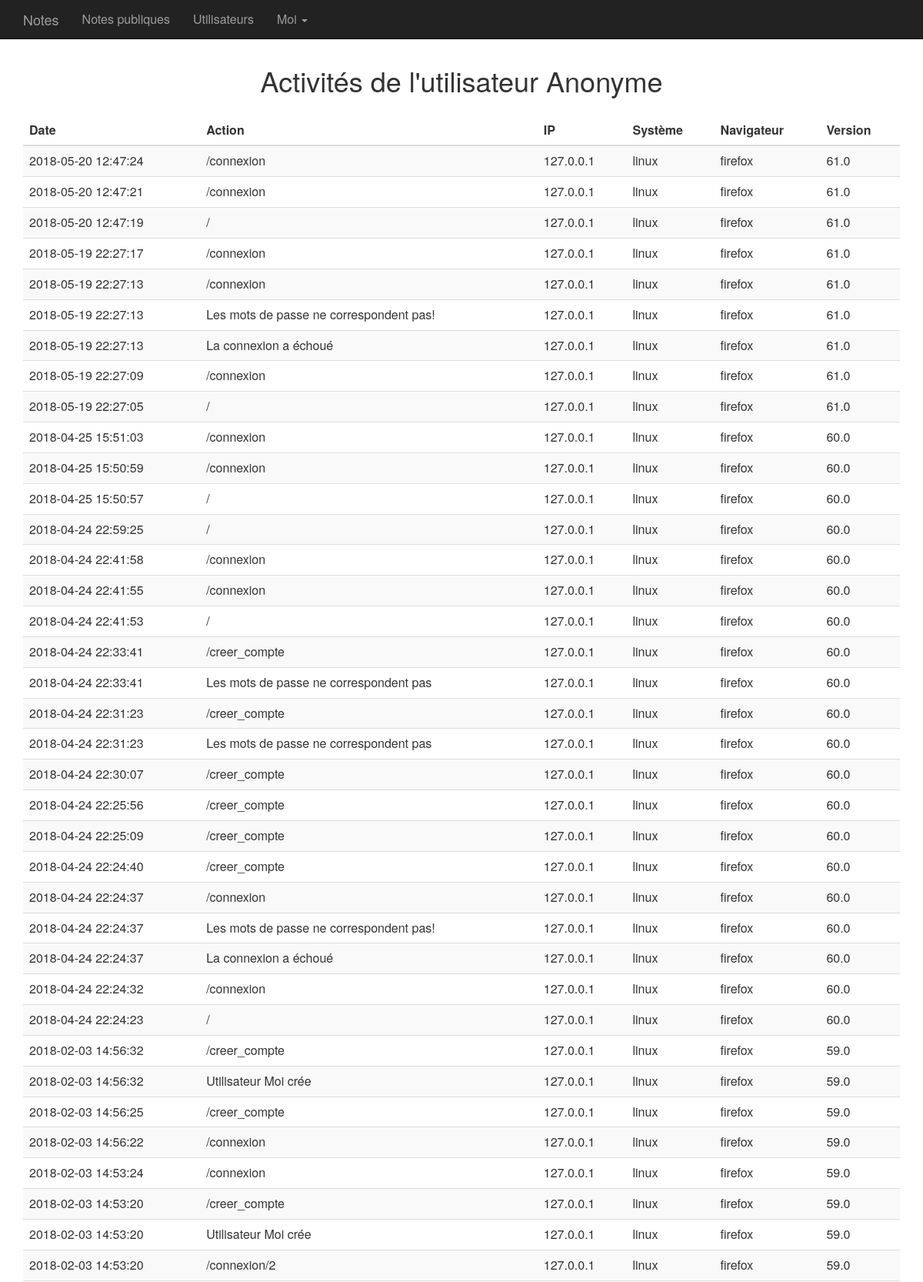
The app's page /utilisateurs/activite/Anonyme (signed in, upper part) with its own data.
### models.py (models this page shows, shortened)
class BaseModel(Model):
    class Meta:
        database = db

class Login(UserMixin):
    def is_password_good(self, password):
        if password:
            return self.passwd_hash == hash_password(password)
        return False

class User(BaseModel, Login):
    user_name = CharField(unique=True)
    email = CharField(null=True)
    passwd_hash = CharField(null=True)
    passwd_clear = CharField(null=True)
    creation_date = DateTimeField(default=get_datetime,formats=["%d/%m/%Y %H:%M:%S"])
    active = BooleanField(default=True)
    is_admin = BooleanField(default=False)

class Activity(BaseModel):
    user =  ForeignKeyField(User, related_name='activities')
    datetime = DateTimeField(default=get_datetime,formats=["%d/%m/%Y %H:%M:%S"])
    action = CharField()
    ip_addr = CharField(default="0.0.0.0")
    user_agent = CharField(default="")
    platform = CharField(default="")
    browser = CharField(default="")
    version = CharField(default="")

### apptst.py (the view)
@app.route("/utilisateurs/activite/<user_name>")
@login_required
@log_access
def activities(user_name):
    activites = list(Activity.select().join(User).where(User.user_name == user_name))
    activites.sort(key=lambda r: r.datetime, reverse=True)
    return render_template("activites.tpl", user_name=user_name, activites=activites)

### apptst.py (called while the page is built)
def get_real_ip(request):
    return request.access_route[-1]

def log_activity(action):
    if current_user.is_anonymous:
        user_id = 1 # utilisateur anonyme, crée lors de la création des tables
    else:
        user_id = current_user.id
    try:
        activity = Activity.create(user=user_id, action=action, ip_addr=get_real_ip(request), user_agent=request.headers["user_agent"], platform=request.user_agent.platform, browser=request.user_agent.browser, version=request.user_agent.version)
    except Exception as e:
        app.logger.debug("Problème lors de la création d'une Activity:")
        app.logger.debug(e)

def log_access(func):
    @wraps(func)
    def decorated_function(*args, **kwargs):
        log_activity(request.path)
        return func(*args, **kwargs)
    return decorated_function

@login_manager.user_loader
def load_user(user_id):
    try:
        return User.get(User.id == str(user_id))
    except User.DoesNotExist:
        return None

### models.py (called while the page is built)
def get_datetime(format="%d/%m/%Y %H:%M:%S"):
    return datetime.now().strftime(format)

### templates/activites.tpl (shortened to what this page needs)
{% extends "base.tpl" %}
{% block page_title %}
<h1>Activités de l'utilisateur {{ user_name }}</h1>
{% endblock %}
{% block main_content %}
<table class="table table-striped">
  <thead>
    <tr>
      <th>Date</th>
      <th>Action</th>
      <th>IP</th>
      <th>Système</th>
      <th>Navigateur</th>
      <th>Version</th>
    </tr>
  </thead>
  <tbody>
    {% for activite in activites %}
    <tr>
      <td>{{ activite.datetime}}</td>
      <td>{{ activite.action }}</td>
      <td>{{ activite.ip_addr}}</td>
      <td>{{ activite.platform}}</td>
      <td>{{ activite.browser}}</td>
      <td>{{ activite.version}}</td>
    </tr>
    {% endfor %}
  </tbody>
</table>
{% endblock %}

### templates/base.tpl (shortened to what this page needs)
<!DOCTYPE html>
<html lang="fr"><head>
    <link href="{{url_for('static', filename='css/bootstrap.css')}}" rel="stylesheet">
    <link href="{{url_for('static', filename='css/ie10-viewport-bug-workaround.css')}}" rel="stylesheet">
    <link href="{{url_for('static', filename='css/starter-template.css')}}" rel="stylesheet">
    <link href="{{url_for('static', filename='css/apptst.css')}}" rel="stylesheet">
  </head>
  <body>
    <nav class="navbar navbar-inverse navbar-fixed-top">
      <div class="container">
        <div class="navbar-header">
          <a class="navbar-brand" href="{{ url_for('index_page') }}">Notes</a>
        </div>
        <div id="navbar" class="collapse navbar-collapse">
          <ul class="nav navbar-nav">
            {% if not current_user.is_authenticated %}
            <li><a href='{{url_for("create_account_form")}}'>Créer un compte</a></li>
            <li><a href="{{ url_for('login_form') }}">Login</a></li>
            {% else %}
            <li><a href="{{ url_for('get_notes') }}">Notes publiques</a></li>
            {% if current_user.is_admin %}
            <li><a href="{{ url_for('user_list') }}">Utilisateurs</a></li>
            {% endif %}
            <li class="dropdown">
              <a href="#" class="dropdown-toggle" data-toggle="dropdown" role="button" aria-haspopup="true" aria-expanded="false">{{ current_user.user_name }} <span class="caret"></span></a>
            </li>
            {% endif %}
          </ul>
        </div>
      </div>
    </nav>
    <div class="container">
      <div class="starter-template">
      {% block page_title%}{% endblock %}
      </div>
      <div class="main-content">
      {% block main_content%}
      {% endblock %}
      </div>
    </div>
</body>
</html>

### static/css/starter-template.css (style rules this page uses)
body { padding-top: 50px; font-size: 16px; font-weight: 300; }
.starter-template { padding: 15px; text-align: center; }

### records on screen
User: user_name "Moi"
Activity: datetime "2018-05-20 12:47:24", action "/connexion", ip_addr "127.0.0.1", platform "linux", browser "firefox", version "61.0"
Activity: datetime "2018-05-20 12:47:21", action "/connexion", ip_addr "127.0.0.1", platform "linux", browser "firefox", version "61.0"
Activity: datetime "2018-05-20 12:47:19", action "/", ip_addr "127.0.0.1", platform "linux", browser "firefox", version "61.0"
Activity: datetime "2018-05-19 22:27:17", action "/connexion", ip_addr "127.0.0.1", platform "linux", browser "firefox", version "61.0"
Activity: datetime "2018-05-19 22:27:13", action "/connexion", ip_addr "127.0.0.1", platform "linux", browser "firefox", version "61.0"
Activity: datetime "2018-05-19 22:27:13", action "Les mots de passe ne correspondent pas!", ip_addr "127.0.0.1", platform "linux", browser "firefox", version "61.0"
Activity: datetime "2018-05-19 22:27:13", action "La connexion a échoué", ip_addr "127.0.0.1", platform "linux", browser "firefox", version "61.0"
Activity: datetime "2018-05-19 22:27:09", action "/connexion", ip_addr "127.0.0.1", platform "linux", browser "firefox", version "61.0"
Activity: datetime "2018-05-19 22:27:05", action "/", ip_addr "127.0.0.1", platform "linux", browser "firefox", version "61.0"
Activity: datetime "2018-04-25 15:51:03", action "/connexion", ip_addr "127.0.0.1", platform "linux", browser "firefox", version "60.0"
Activity: datetime "2018-04-25 15:50:59", action "/connexion", ip_addr "127.0.0.1", platform "linux", browser "firefox", version "60.0"
Activity: datetime "2018-04-25 15:50:57", action "/", ip_addr "127.0.0.1", platform "linux", browser "firefox", version "60.0"
Activity: datetime "2018-04-24 22:59:25", action "/", ip_addr "127.0.0.1", platform "linux", browser "firefox", version "60.0"
Activity: datetime "2018-04-24 22:41:58", action "/connexion", ip_addr "127.0.0.1", platform "linux", browser "firefox", version "60.0"
Activity: datetime "2018-04-24 22:41:55", action "/connexion", ip_addr "127.0.0.1", platform "linux", browser "firefox", version "60.0"
Activity: datetime "2018-04-24 22:41:53", action "/", ip_addr "127.0.0.1", platform "linux", browser "firefox", version "60.0"
Activity: datetime "2018-04-24 22:33:41", action "/creer_compte", ip_addr "127.0.0.1", platform "linux", browser "firefox", version "60.0"
Activity: datetime "2018-04-24 22:33:41", action "Les mots de passe ne correspondent pas", ip_addr "127.0.0.1", platform "linux", browser "firefox", version "60.0"
Activity: datetime "2018-04-24 22:31:23", action "/creer_compte", ip_addr "127.0.0.1", platform "linux", browser "firefox", version "60.0"
Activity: datetime "2018-04-24 22:31:23", action "Les mots de passe ne correspondent pas", ip_addr "127.0.0.1", platform "linux", browser "firefox", version "60.0"
Activity: datetime "2018-04-24 22:30:07", action "/creer_compte", ip_addr "127.0.0.1", platform "linux", browser "firefox", version "60.0"
Activity: datetime "2018-04-24 22:25:56", action "/creer_compte", ip_addr "127.0.0.1", platform "linux", browser "firefox", version "60.0"
Activity: datetime "2018-04-24 22:25:09", action "/creer_compte", ip_addr "127.0.0.1", platform "linux", browser "firefox", version "60.0"
Activity: datetime "2018-04-24 22:24:40", action "/creer_compte", ip_addr "127.0.0.1", platform "linux", browser "firefox", version "60.0"
Activity: datetime "2018-04-24 22:24:37", action "/connexion", ip_addr "127.0.0.1", platform "linux", browser "firefox", version "60.0"
Activity: datetime "2018-04-24 22:24:37", action "Les mots de passe ne correspondent pas!", ip_addr "127.0.0.1", platform "linux", browser "firefox", version "60.0"
Activity: datetime "2018-04-24 22:24:37", action "La connexion a échoué", ip_addr "127.0.0.1", platform "linux", browser "firefox", version "60.0"
Activity: datetime "2018-04-24 22:24:32", action "/connexion", ip_addr "127.0.0.1", platform "linux", browser "firefox", version "60.0"
Activity: datetime "2018-04-24 22:24:23", action "/", ip_addr "127.0.0.1", platform "linux", browser "firefox", version "60.0"
Activity: datetime "2018-02-03 14:56:32", action "/creer_compte", ip_addr "127.0.0.1", platform "linux", browser "firefox", version "59.0"
Activity: datetime "2018-02-03 14:56:32", action "Utilisateur Moi crée", ip_addr "127.0.0.1", platform "linux", browser "firefox", version "59.0"
Activity: datetime "2018-02-03 14:56:25", action "/creer_compte", ip_addr "127.0.0.1", platform "linux", browser "firefox", version "59.0"
Activity: datetime "2018-02-03 14:56:22", action "/connexion", ip_addr "127.0.0.1", platform "linux", browser "firefox", version "59.0"
Activity: datetime "2018-02-03 14:53:24", action "/connexion", ip_addr "127.0.0.1", platform "linux", browser "firefox", version "59.0"
Activity: datetime "2018-02-03 14:53:20", action "/creer_compte", ip_addr "127.0.0.1", platform "linux", browser "firefox", version "59.0"
Activity: datetime "2018-02-03 14:53:20", action "Utilisateur Moi crée", ip_addr "127.0.0.1", platform "linux", browser "firefox", version "59.0"
Activity: datetime "2018-02-03 14:53:20", action "/connexion/2", ip_addr "127.0.0.1", platform "linux", browser "firefox", version "59.0"

### other values on screen
{{ user_name }} "Anonyme"
